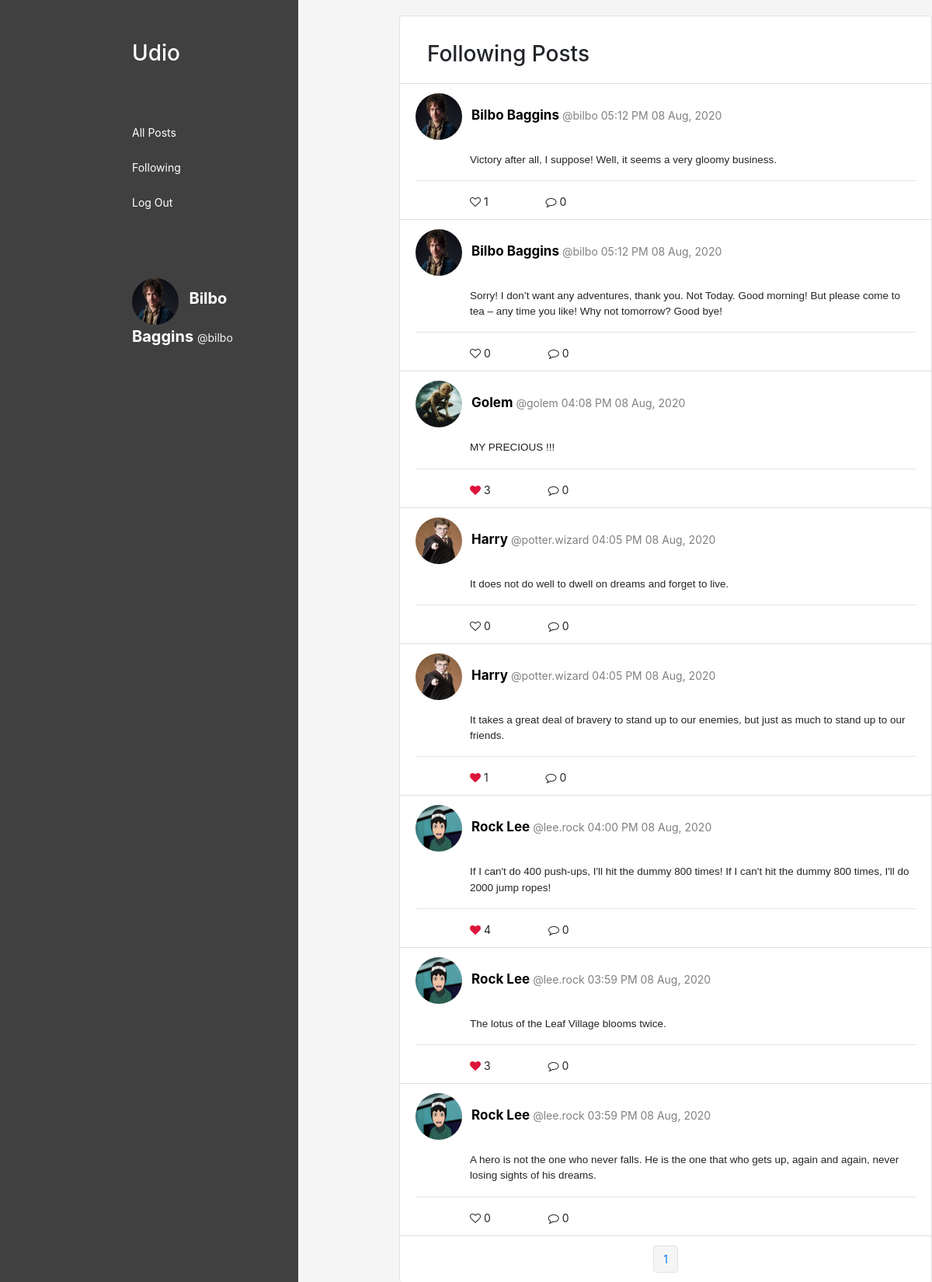
The page /following/26 (signed in) on the database its author committed.
### network/models.py (models this page shows, shortened)
class User(AbstractUser):
    name=models.TextField(null=True)
    imagefile= models.FileField(upload_to='images/', null=True, verbose_name="")

class Tweet(models.Model):
    owner=models.ForeignKey("User",on_delete=models.CASCADE,related_name="tweeter")
    content=models.TextField(blank=False)
    timestamp=models.DateTimeField(auto_now_add=True)

### network/views.py (the view)
# urls.py: path("following/<int:profile_id>", views.following, name="following"),
@login_required
def following(request, profile_id):
    user=User.objects.get(pk=profile_id)
    following=user.followinglist.all()
    following=[person.following.id for person in following]
    following.append(profile_id)
    tweets=(Tweet.objects.filter(owner__in=following))
    tweets=tweets.order_by("-timestamp").all()
    tweets_list=[]
    for tweet in tweets:
        likes=tweet.likes.all()
        liked=tweet.likes.filter(liker=request.user)
        comments=tweet.comments.all()
        number_likes=len(likes)
        number_comments=len(comments)
        tweet_details={
            "id": tweet.id,
            "tweeter":tweet.owner.name,
            "tweeterid":tweet.owner.id,
            "tweeterusername":tweet.owner.username,
            "content":tweet.content,
            "timestamp":tweet.timestamp.strftime(" %I:%M %p %d %b, %Y"),
            "likes":number_likes,
            "comments":number_comments,
            "image":tweet.owner.imagefile,
            "liked":liked
        }
        tweets_list.append(tweet_details)
    paginator = Paginator(tweets_list, 10) # Show 10 contacts per page.
    page_number = request.GET.get('page')
    page_obj = paginator.get_page(page_number)
    return render(request, "network/following.html",{'page_obj': page_obj})

### network/templates/network/following.html (shortened to what this page needs)
{% extends "network/layout.html" %}
{% load static %}
{% block body %}
  <div class="card maincard" style="width: 45rem;">
    <ul class="list-group list-group-flush">
      <li class="list-group-item"> <h3> &nbsp; Following Posts </h3> </li>
          {% if page_obj  %}
          {% for obj in page_obj %}
          <li class="list-group-item tweetcard"> <div  onclick="location.href='/open_tweet/{{ obj.id }}'">
            <img class="rounded-circle z-depth-2" alt="100x100" data-holder-rendered="true" src='{{ MEDIA_URL }}{{ obj.image }}'>
            <span class="link"> &nbsp; {{ obj.tweeter }} </span> <span class="userid"> <a href= {% url 'profile' obj.tweeterid %} class="userid">
               @{{ obj.tweeterusername}} </a> {{ obj.timestamp}} </span>
            <p class="contenttweet"> <pre>{{obj.content}}</pre> <hr> </p> </div>
            <div class="block">
               <div onclick="like(this)" id="like{{obj.id}}" class="subblock" data-id="{{ obj.id }}">
                {% if obj.liked %}
                <i class="fa fa-heart" style="color:crimson"></i>
                {% else %}
                <i style="font-size:14px" class="fa">&#xf08a;</i>
                {% endif %}
                {{ obj.likes }}
              </div> <div  class="subblock" onclick="location.href='/open_tweet/{{ obj.id }}'" >
                <i class="fa fa-comment-o" aria-hidden="true"></i>  {{ obj.comments }}
            </div>
          </div>
          </li>
          {% endfor %}
          {% else %}
          <li class="list-group-item tweetcard"> No feed to show </li>
          {% endif %}
          <li class="list-group-item tweetcard">
            <nav aria-label="Page navigation example">
              <ul class="pagination justify-content-center">
                <li class="page-item "><a class="page-link" href="#" style="background-color:whitesmoke"> {{ page_obj.number }} </a></li>
              </ul>
            </nav>
</div>
</div>
{% endblock %}

### network/templates/network/layout.html (shortened to what this page needs)
{% load static %}
<!DOCTYPE html>
<html lang="en">
    <head>
  <link rel="stylesheet" href="https://stackpath.bootstrapcdn.com/bootstrap/4.5.1/css/bootstrap.min.css">
        <link href="{% static 'network/styles.css' %}" rel="stylesheet">
    <link rel="stylesheet" href="https://cdnjs.cloudflare.com/ajax/libs/font-awesome/4.7.0/css/font-awesome.min.css">
    </head>
    <body>
    <div class=" split left">
        <div class="card menu border-0" style="width: 25rem;">
            <ul class="list-group list-group-flush menu">
              <li class="list-group-item menu border-0">  <h3> Udio </h3> </li> <br> <br>
              <li class="list-group-item menu border-0"> <a  href="{% url 'index' %}" class="linkwhite"> All Posts</a></li>
              <li class="list-group-item menu border-0">  <a href="{% url 'following' request.user.id %}" class="linkwhite">Following</a> </li>
              <li class="list-group-item menu border-0">  <a  href="{% url 'logout' %}" class="linkwhite">Log Out</a> </li>
              <br>
              <br>
              <br>
              <li  class="list-group-item menu ">
                <img class="rounded-circle z-depth-2" alt="100x100" data-holder-rendered="true" src='{{ MEDIA_URL }}{{ request.user.imagefile }}'>
                <span style="color:white"> <strong style="font-size: 20px;">&nbsp; {{ request.user.name}} </strong>  </span> <a href={% url 'profile' request.user.id %} style="color: whitesmoke;"> @{{ request.user.username}} </a>
              </li>
            </div>
          </div>
         <div class="split right">
            {% block body %}
            {% endblock %}
    </body>
</html>

### network/static/network/styles.css (style rules this page uses)
body { font-size: 14px; }
h3 { padding-top: 20px; }
.split { height: 100%; position: fixed; z-index: 1; top: 0; overflow-x: hidden; padding-top: 20px; }
.left { width:32%; left: 0; background-color: #404040; display: flex; }
.right { width: 68%; right: 0; background-color: whitesmoke; display: flex; }
.menu { color:white; background-color: #404040; margin-left: 50px; }
.linkwhite { color:white; }
.maincard { margin-left: 130px; top: 0; }
.subblock { display:inline; }
.rounded-circle { width:60px; height:60px; }
p.contenttweet { margin-left: 70px; }
.subblock { margin-left: 70px; }
.userid { color:grey; }
.link { font-weight: bold; color: black; font-size: 17px; }
pre { font-family:sans-serif; font-size: 13.5px; margin-left: 70px; white-space: pre-wrap; word-break: break-word; }

### rows shown on the page
User: user.imagefile (picture), user.name "Bilbo Baggins", user.username "bilbo", image (picture), tweeter "Bilbo Baggins" "Bilbo Baggins", tweeterusername "bilbo" "bilbo"
Tweet: content "Victory after all, I suppose! Well, it seems a very gloomy business."
Tweet: content "Sorry! I don’t want any adventures, thank you. Not Today. Good morning! But please come to tea – any time you like! Why not tomorrow? Good bye!"
User: image (picture), tweeter "Golem", tweeterusername "golem"
Tweet: content "MY PRECIOUS !!!"
User: image (picture), tweeter "Harry" "Harry", tweeterusername "potter.wizard" "potter.wizard"
Tweet: content "It does not do well to dwell on dreams and forget to live."
Tweet: content "It takes a great deal of bravery to stand up to our enemies, but just as much to stand up to our friends."
User: image (placeholder picture), tweeter "Rock Lee" "Rock Lee" "Rock Lee", tweeterusername "lee.rock" "lee.rock" "lee.rock"
Tweet: content "If I can't do 400 push-ups, I'll hit the dummy 800 times! If I can't hit the dummy 800 times, I'll do 2000 jump ropes!"
Tweet: content "The lotus of the Leaf Village blooms twice."
Tweet: content "A hero is not the one who never falls. He is the one that who gets up, again and again, never losing sights of his dreams."

### other values the page prints
{{ obj.timestamp }} "05:12 PM 08 Aug, 2020" "05:12 PM 08 Aug, 2020" "04:08 PM 08 Aug, 2020" "04:05 PM 08 Aug, 2020" "04:05 PM 08 Aug, 2020" "04:00 PM 08 Aug, 2020" "03:59 PM 08 Aug, 2020" "03:59 PM 08 Aug, 2020"
{{ obj.likes }} "1" "0" "3" "0" "1" "4" "3" "0"
{{ obj.comments }} "0" "0" "0" "0" "0" "0" "0" "0"
{{ page_obj.number }} "1"
